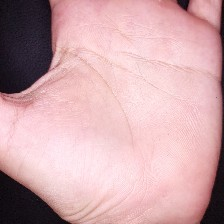
#> input picture Data/ID001/palm_frames/frame_01.jpg, 224 x 224 px
$ jupyter execute Data_Preparation.ipynb
#> lines starting #> are read from the running program, lines starting #| are printed output that depends on the picture; after the words box and inside, x2 and y2 are one past the last pixel; in counts of white or black regions, pixels touching at a corner belong together
# Import Libraries

[cell 1]
# Core
from pathlib import Path

# Image & Video Processing
import cv2
import numpy as np
from PIL import Image

# Visualization
import matplotlib.pyplot as plt

# Palm Frame Extraction and ROI Detection

[cell 2]
# [48 lines left out: function extract_uniform_frames, not called in this run]

[cell 3]
def extract_all(
    root_dir="Data",
    n_frames=5,
    size=(224, 224),
    sample_from_last_seconds: float = 5.0   # Last 5 seconds are sampled
):
    root     = Path(root_dir)
    subjects = sorted([p for p in root.iterdir() if p.is_dir()])
    summary  = []

    for s in subjects:
        video = s / "Palm.mp4"
        if not video.exists():
            print(f"[SKIP] {s.name}: no Palm.mp4")
            summary.append((s.name, 0, "no_video"))
            continue

        frames_dir = s / "palm_frames"
        frames = extract_uniform_frames(
            video, frames_dir,
            n_frames=n_frames,
            size=size,
            sample_from_last_seconds=sample_from_last_seconds
        )
        print(f"{s.name} saved to {frames_dir}")
        summary.append((s.name, len(frames)))
    return summary

[cell 4]
summary = extract_all(root_dir="Data")

[cell 5]
def show_subject_frames(subject_id, root_dir):
#> called with subject_id = 'ID050', root_dir = 'Data'
    s = Path(root_dir) / subject_id
    frames_dir = s / "palm_frames"
    frames = sorted(frames_dir.glob("frame_*.jpg"))
    if not frames:
        print("No frames found for", subject_id)
        return
    imgs = [Image.open(p).convert("RGB") for p in frames]
#> imgs = 1 item
    n = len(imgs)
#> n = 1
    cols = min(5, n)
#> cols = 1
    rows = (n + cols - 1) // cols
#> rows = 1
    plt.figure(figsize=(cols*3, rows*3))
    for i, im in enumerate(imgs, 1):
        plt.subplot(rows, cols, i)
        plt.imshow(im)
        plt.axis("off")
        plt.title(frames[i-1].name)
#> this loop made 1 pass
#> i on pass 1: 1
    plt.suptitle(f"{subject_id} Palm Frames")
    plt.show()

[cell 6]
show_subject_frames("ID050", root_dir="Data")

Palm ROI — fixed geometric centre crop
For anemia detection the ROI is always the central palm region,
NOT the brightest spot. We use a fixed proportional box anchored
to the image centre.

[cell 7]
CENTRE_X = 0.50
CENTRE_Y = 0.48
ROI_FRACTION = 0.38

[cell 8]
def get_palm_centre_roi(img_rgb, roi_size=None):
    h, w = img_rgb.shape[:2]

    cx = int(w * CENTRE_X)
    cy = int(h * CENTRE_Y)

    if roi_size is not None:
        half = roi_size // 2
    else:
        half = int(min(h, w) * ROI_FRACTION / 2)

    # clamp
    half = max(10, half)
    cx   = max(half, min(cx, w - half))
    cy   = max(half, min(cy, h - half))

    return cx, cy, half

[cell 9]
def draw_and_extract_roi(frame_path, roi_size=None):
    img_cv = cv2.imread(str(frame_path))
    if img_cv is None:
        return None, None

    img_rgb = cv2.cvtColor(img_cv, cv2.COLOR_BGR2RGB)
    h, w    = img_rgb.shape[:2]

    cx, cy, half = get_palm_centre_roi(img_rgb, roi_size)

    left, upper = cx - half, cy - half
    right, lower = cx + half, cy + half

    img_with_box = img_rgb.copy()
    cv2.rectangle(img_with_box,
                  (left, upper), (right, lower),
                  (0, 0, 0), 3)

    roi_img = img_rgb[upper:lower, left:right]
    return img_with_box, roi_img

[cell 10]
def save_all_rois(root_dir="Data", roi_size=None, out_size=(224, 224)):
    root     = Path(root_dir)
    subjects = sorted([p for p in root.iterdir() if p.is_dir()])

    for s in subjects:
        frames_dir = s / "palm_frames"
        roi_dir    = s / "Palm_ROI"
        frames     = sorted(frames_dir.glob("frame_*.jpg"))

        if len(frames) < 3:
            print(f"{s.name}: fewer than 3 frames, skipping")
            continue

        roi_dir.mkdir(parents=True, exist_ok=True)

        # Select only the 3rd frame
        f = frames[2]
        _, roi = draw_and_extract_roi(f, roi_size)
        if roi is None or roi.size == 0:
            print(f"{s.name}: ROI extraction failed for {f.name}")
            continue

        roi_resized = cv2.resize(
            cv2.cvtColor(roi, cv2.COLOR_RGB2BGR),
            out_size, interpolation=cv2.INTER_AREA
        )
        cv2.imwrite(str(roi_dir / f.name), roi_resized,
                    [int(cv2.IMWRITE_JPEG_QUALITY), 90])
        print(f"{s.name}: saved 3rd frame ROI to {roi_dir}")

[cell 11]
save_all_rois(root_dir="Data", out_size=(224, 224))

[cell 12]
def debug_roi(subject_id, root_dir="Data", roi_size=None):
    frames_dir = Path(root_dir) / subject_id / "palm_frames"
    frames     = sorted(frames_dir.glob("frame_*.jpg"))

    if not frames:
        print(f"No frames found for {subject_id}")
        return

    fig, axes = plt.subplots(len(frames), 2,
                             figsize=(8, len(frames) * 3))
    if len(frames) == 1:
        axes = [axes]

    for i, fp in enumerate(frames):
        img_with_box, roi = draw_and_extract_roi(fp, roi_size)
#> in draw_and_extract_roi, img_rgb is the input picture: shape (224, 224, 3); mean R, G, B 205.1, 166.6, 170.7
#> in draw_and_extract_roi, `cx, cy, half = get_palm_centre_roi(img_rgb, roi_size)`: cx = 112; cy = 107; half = 42
#> in draw_and_extract_roi, `left, upper = cx - half, cy - half`: left = 70; upper = 65
#> in draw_and_extract_roi, `right, lower = cx + half, cy + half`: right = 154; lower = 149
#> in draw_and_extract_roi, `cv2.rectangle(img_with_box, (left, upper), (right, lower), (0, 0, 0), 3)`:
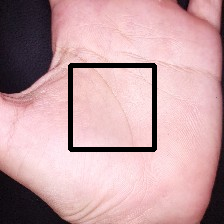
#> img_with_box: shape (224, 224, 3); 3.32% of pixels changed, all inside (x1, y1, x2, y2) = (68, 63, 157, 152)
#> in draw_and_extract_roi, `roi_img = img_rgb[upper:lower, left:right]`:
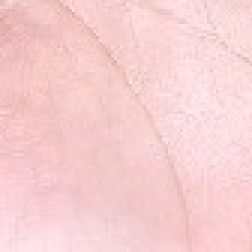
#> roi_img: shape (84, 84, 3) (shown 3 times larger); mean R, G, B 246.6, 207.3, 208.8

        axes[i][0].imshow(img_with_box)
        axes[i][0].set_title(f"{fp.name}\n(black box = ROI)")
        axes[i][0].axis("off")

        if roi is not None and roi.size > 0:
            axes[i][1].imshow(roi)
            axes[i][1].set_title("Cropped ROI")
        axes[i][1].axis("off")

    plt.suptitle(subject_id, fontsize=14, fontweight="bold")
    plt.tight_layout()
    plt.show()
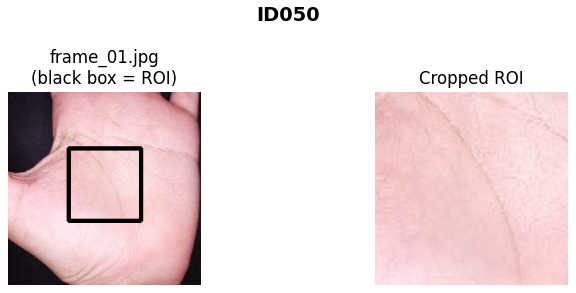
#> figure drawn by matplotlib, 2 panels

[cell 13]
debug_roi(subject_id='ID050', root_dir="Data", roi_size=None)

# Nail ROI Detection & Background Removal

Nail ROI — fixed centre crop for index finger
Index finger is always in the centre of the image.

[cell 14]
CX      = 0.50   # horizontal centre of finger
CY      = 0.45   # vertical centre — upper half = nail area
W_FRAC  = 0.25   # width  of crop as fraction of image width
H_FRAC  = 0.40   # height of crop as fraction of image height

[cell 15]
def roi_background(img_bgr):
    img_ycbcr = cv2.cvtColor(img_bgr, cv2.COLOR_BGR2YCrCb)

    lower_skin = np.array([0, 133, 77],  dtype=np.uint8)
    upper_skin = np.array([255, 173, 127], dtype=np.uint8)

    skin_mask = cv2.inRange(img_ycbcr, lower_skin, upper_skin)

    kernel = cv2.getStructuringElement(cv2.MORPH_ELLIPSE, (11, 11))
    skin_mask = cv2.morphologyEx(skin_mask, cv2.MORPH_CLOSE, kernel)
    skin_mask = cv2.morphologyEx(skin_mask, cv2.MORPH_OPEN,  kernel)

    # Fill holes so nail plate isn't masked out
    contours, _ = cv2.findContours(skin_mask, cv2.RETR_EXTERNAL, cv2.CHAIN_APPROX_SIMPLE)
    if contours:
        largest = max(contours, key=cv2.contourArea)
        filled_mask = np.zeros_like(skin_mask)
        cv2.drawContours(filled_mask, [largest], -1, 255, thickness=cv2.FILLED)
        skin_mask = filled_mask

    result = cv2.bitwise_and(img_bgr, img_bgr, mask=skin_mask)
    return result

[cell 16]
def extract_nail(image_path, size=(224, 224)):
    img = cv2.imread(str(image_path))
    if img is None:
        return None, None, None

    H, W = img.shape[:2]

    half_w = int(W * W_FRAC / 2)
    half_h = int(H * H_FRAC / 2)
    cx     = int(W * CX)
    cy     = int(H * CY)

    x1 = max(0, cx - half_w)
    y1 = max(0, cy - half_h)
    x2 = min(W, cx + half_w)
    y2 = min(H, cy + half_h)

    roi         = img[y1:y2, x1:x2]
    roi_resized = cv2.resize(roi, size, interpolation=cv2.INTER_AREA)

    # Background removal
    roi_no_bg   = roi_background (roi_resized)

    debug = img.copy()
    cv2.rectangle(debug, (x1, y1), (x2, y2), (0, 255, 0), 3)

    return debug, roi_resized, roi_no_bg

[cell 17]
def show_all(subject_path, size=(224, 224)):
    s = Path(subject_path)
    nail_path = s / "Nail.jpg"
    if not nail_path.exists():
        nail_path = s / "nail.jpg"
    if not nail_path.exists():
        print(f"{s.name}: no Nail.jpg")
        return

    debug_img, roi, roi_no_bg = extract_nail(nail_path, size=size)
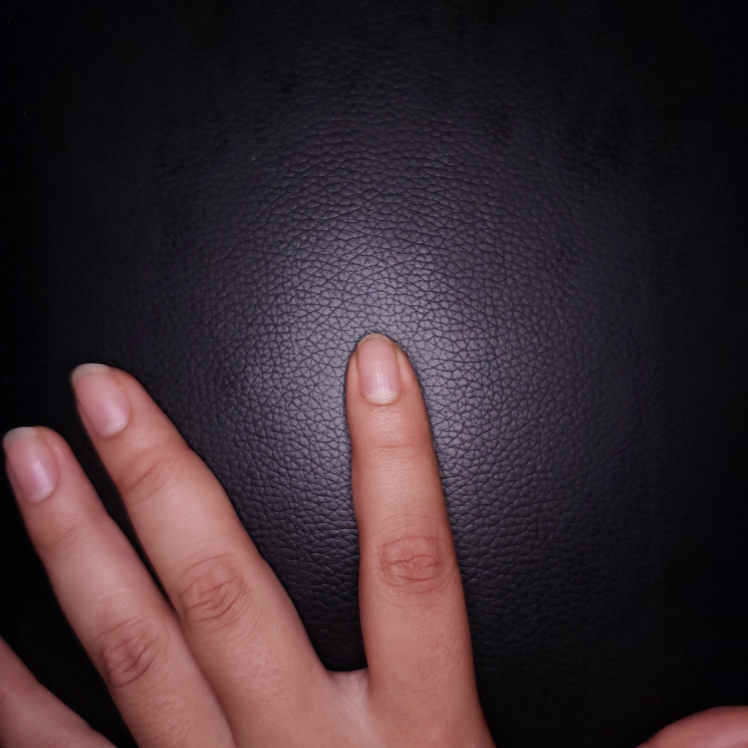
#> input picture Data/ID003/Nail.jpg, 2992 x 2992 px, found by its file name (shown at 1/4 size)
#> in extract_nail, img is the input picture: shape (2992, 2992, 3); mean B, G, R 48.7, 43.4, 58.2
#> in extract_nail, `roi         = img[y1:y2, x1:x2]`:
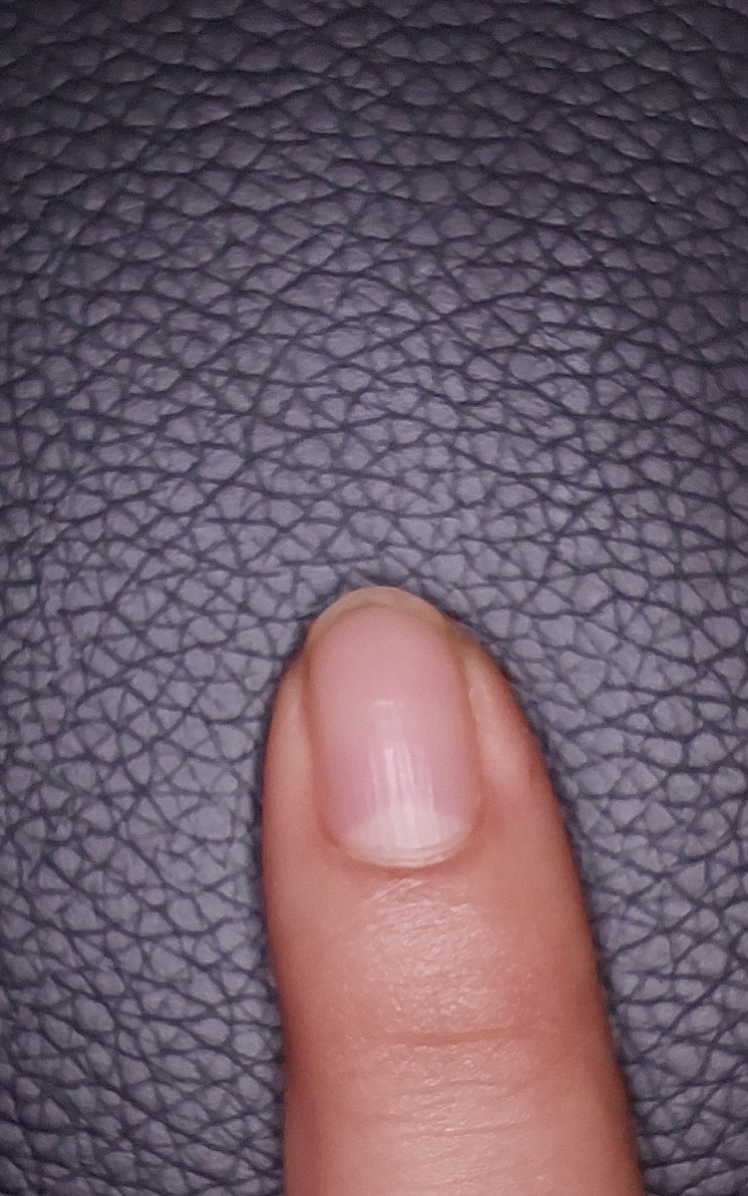
#> roi: shape (1196, 748, 3); mean B, G, R 102.5, 89.6, 107.2
#> in extract_nail, `roi_resized = cv2.resize(roi, size, interpolation=cv2.INTER_AREA)`:
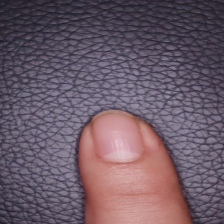
#> roi_resized: shape (224, 224, 3); mean B, G, R 102.5, 89.6, 107.2
#> in roi_background, `img_ycbcr = cv2.cvtColor(img_bgr, cv2.COLOR_BGR2YCrCb)`: img_ycbcr: shape (224, 224, 3); mean of channels 0, 1, 2 96.4, 135.8, 131.4
#> in roi_background, `skin_mask = cv2.inRange(img_ycbcr, lower_skin, upper_skin)`:
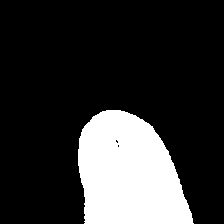
#> skin_mask: shape (224, 224); 20% white; 1 white region, box (x1, y1, x2, y2) and area: (78, 110, 194, 224) 10015
#> in roi_background, `skin_mask = cv2.morphologyEx(skin_mask, cv2.MORPH_CLOSE, kernel)`: skin_mask: shape (224, 224); 20% white; 1 white region, box (x1, y1, x2, y2) and area: (78, 110, 194, 224) 10029
#> in roi_background, `skin_mask = cv2.morphologyEx(skin_mask, cv2.MORPH_OPEN,  kernel)`: skin_mask: shape (224, 224); 20% white; 1 white region
#> in roi_background, `contours, _ = cv2.findContours(skin_mask, cv2.RETR_EXTERNAL, cv2.CHAIN..`: contours = 1 contour; box (x1, y1, x2, y2) and area: (78, 110, 193, 224) 9838
#> in roi_background, `largest = max(contours, key=cv2.contourArea)`: largest = contour of 112 points, box (x1, y1, x2, y2) (78, 110, 193, 224), area 9838
#> in roi_background, `result = cv2.bitwise_and(img_bgr, img_bgr, mask=skin_mask)`:
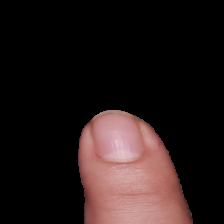
#> result: shape (224, 224, 3); mean B, G, R 24.2, 24.9, 36.4
    if debug_img is None:
        print(f"{s.name} Failed to extract nail ROI")
        return

    # Show all 3
    fig, axes = plt.subplots(1, 3, figsize=(12, 4))

    axes[0].imshow(cv2.cvtColor(debug_img, cv2.COLOR_BGR2RGB))
    axes[0].set_title("Crop Region")
    axes[0].axis("off")

    axes[1].imshow(cv2.cvtColor(roi, cv2.COLOR_BGR2RGB))
    axes[1].set_title("Cropped ROI")
    axes[1].axis("off")

    axes[2].imshow(cv2.cvtColor(roi_no_bg, cv2.COLOR_BGR2RGB))
    axes[2].set_title("Background Removed")
    axes[2].axis("off")

    plt.suptitle(s.name, fontsize=13, fontweight="bold")
    plt.tight_layout()
    plt.show()
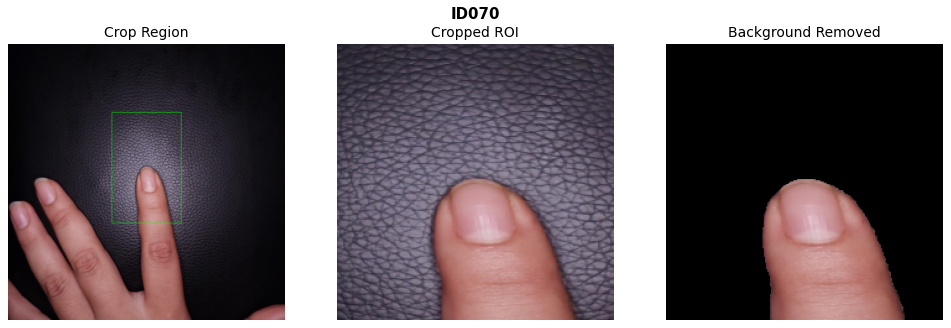
#> figure drawn by matplotlib, 3 panels

show_all("Data/ID070", size=(224, 224))

[cell 18]
def save_all(root_dir="Data", size=(224, 224)):
    root     = Path(root_dir)
    subjects = sorted([p for p in root.iterdir() if p.is_dir()])
    skipped  = 0
    failed   = 0

    for s in subjects:
        nail_path = s / "Nail.jpg"
        if not nail_path.exists():
            nail_path = s / "nail.jpg"
        if not nail_path.exists():
            print(f"{s.name}: No Nail.jpg")
            skipped += 1
            continue

        _, _, roi_no_bg = extract_nail(nail_path, size=size)
